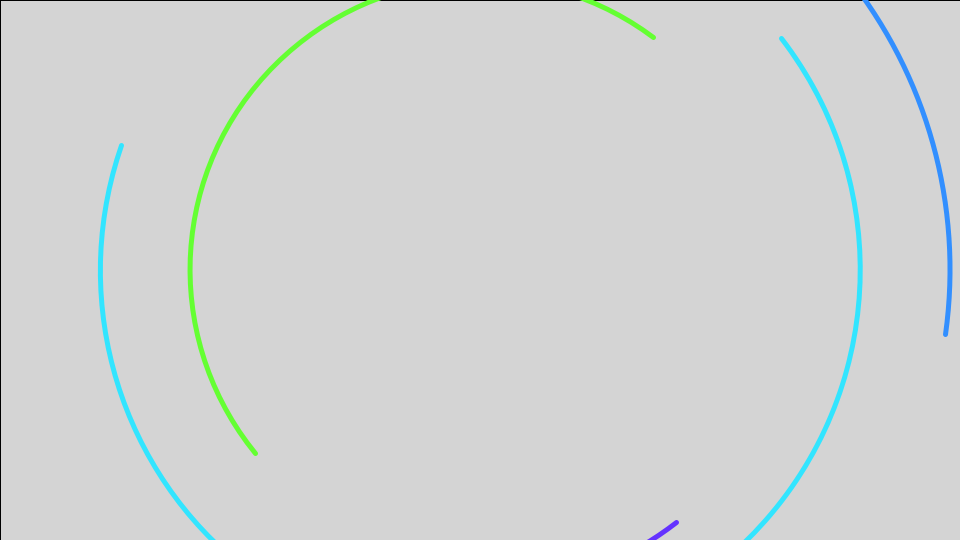
Frame 1 (no input)
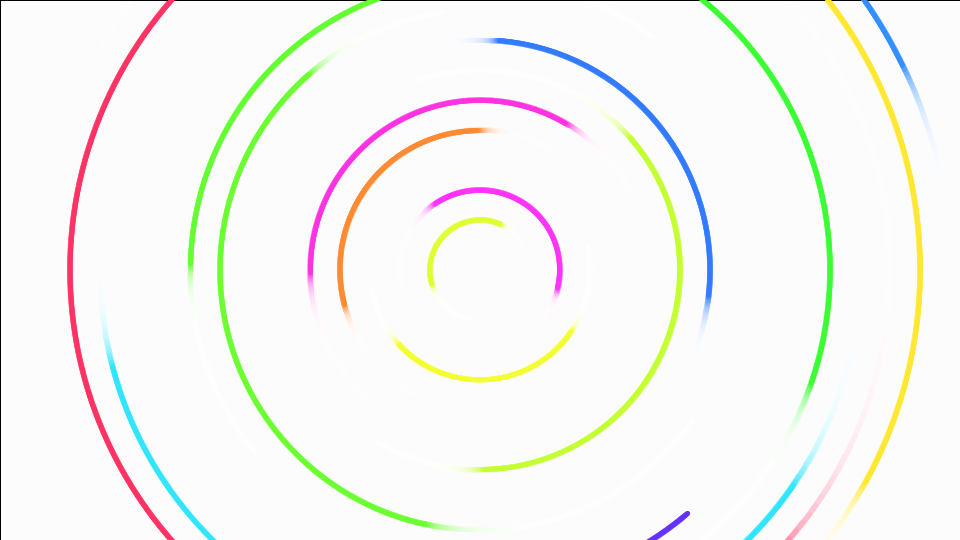
Frame 60 (the mouse pressed at the canvas centre just before this capture)
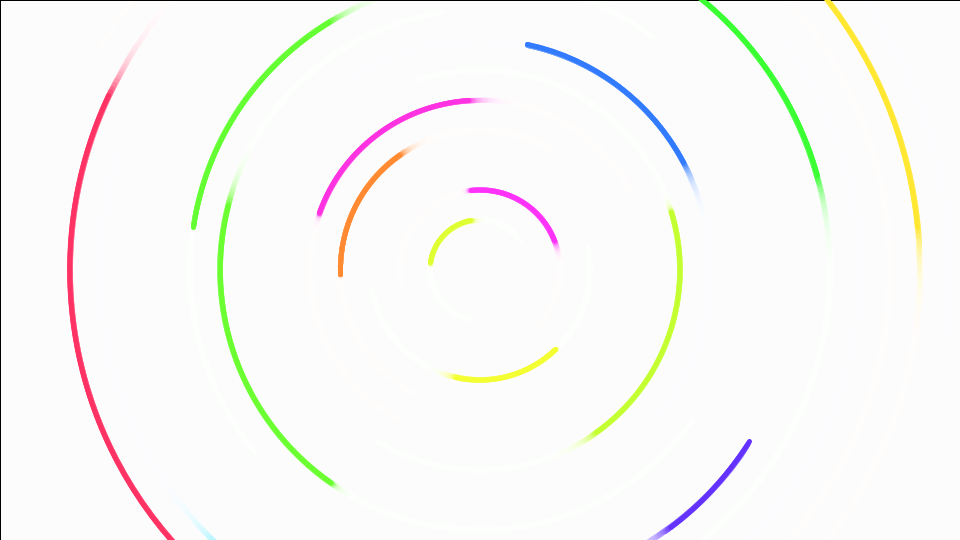
Frame 120 (the mouse held since frame 60 and released just before this capture)

The Processing sketch that drew these frames (run headless with seeded random() and noise(); from frame 60 on, the mouse is pressed at the canvas centre):

// Processing sketch: sketch_xxx_arc_lerp
// ── sketch_xxx_arc_lerp.pde
ArrayList<Arc> arcs = new ArrayList<Arc>();

// setup関数 : 初回1度だけ実行される
void setup() {
  size(960, 540); // ウィンドウサイズを960px,540pxに
  colorMode(HSB, 360, 100, 100, 100);
  for (float r = 100; r < 960; r += 60) {
    Arc arc = new Arc(r);
    arcs.add(arc);
  }
}

// draw関数 : setup関数実行後繰り返し実行される
void draw() {
  fill(0, 0, 100, 15);
  rect(0, 0, width, height);
  for (Arc arc : arcs) {
    arc.draw();
  }
}

class Arc {
  boolean isClockWise;
  float startAngle;
  float targetAngle;
  float currentAngle;
  float r;
  float easing;
  color c;
  float sw = 5;
  Arc(float r) {
    this.r = r;
    setAngle();
  }

  void draw() {
    pushStyle();
    noFill();
    stroke(c);
    strokeWeight(sw);
    pushMatrix();
    translate(width/2, height/2);
    rotate(frameCount*-easing);
    if (isClockWise) {
      arc(0, 0, r, r, currentAngle, targetAngle);
      currentAngle = lerp(currentAngle, targetAngle, easing);
      if (abs(currentAngle-targetAngle) < 0.01) {
        setAngle();
      }
    } else {
      arc(0, 0, 200, 200, startAngle, currentAngle);
      currentAngle = lerp(currentAngle, startAngle, easing);
      if (abs(currentAngle-startAngle) < 0.01) {
        setAngle();
      }
    }
    popMatrix();
    popStyle();
  }

  void setAngle() {
    easing = random(0.01, 0.0001);
    c = color(random(360), 80, 100);
    float r = random(1);
    if (r > 0.5) {
      isClockWise = true;
    } else {
      isClockWise = false;
    }
    if (isClockWise) {
      startAngle = random(TWO_PI);
      targetAngle = startAngle + random(TWO_PI);
      currentAngle = startAngle;
      if (startAngle > targetAngle) {
        float tmp = startAngle;
        startAngle = targetAngle;
        targetAngle = tmp;
      }
    } else {
      targetAngle = random(TWO_PI);
      startAngle = targetAngle + random(TWO_PI);
      currentAngle = targetAngle;
      if (startAngle > targetAngle) {
        float tmp = startAngle;
        startAngle = targetAngle;
        targetAngle = tmp;
      }
    }
  }
}
